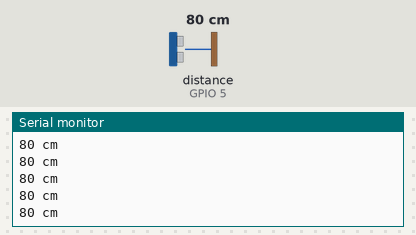
Simulated run of this sketch. Board: ESP32. On the bench: the last lines printed to the serial monitor. Wiring (inferred from the names in the program): ultrasonic range finder: trigger GPIO 4; echo GPIO 5. The test bench sets the inputs (shaded band); at power-on: distance to the obstacle (sensor on GPIO 5) 80 cm. The echo pulse lasts 58.3 µs per cm.

Above: at 1.2 s.
1.3 s: distance to the obstacle (sensor on GPIO 5) set to 250 cm
At 1.8 s:
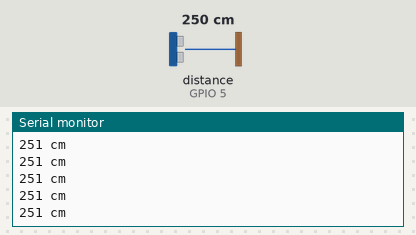
4.3 s: distance to the obstacle (sensor on GPIO 5) set to 2 cm
At 5.2 s:
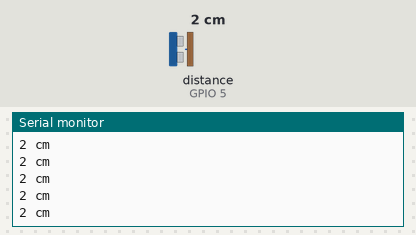
Timing chart, 0 to 7.3 s (numbered marks = the images above; inputs shaded):
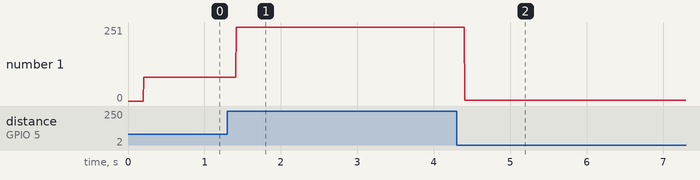

Measured:
- after the input at 1.3 s, the serial monitor: prints a new line after 0.12 s (image 1)
- after the input at 4.3 s, the serial monitor: prints a new line after 0.11 s (image 2)
- plotted number 1: 80 → 251 after the input at 1.3 s, 251 → 2 after the input at 4.3 s

The sketch:

ESP32_HC-SRF04.ino
```cpp
// ================================================================================
// Generic example on how to program a range finder sensor using interrupts.
// The trigger signal is delivered through a hw_timer interrupt.
// The duration of the echo signal is measured via an external interrupt on the echo signal pin.
//
// Author:  CCarreto
// Last revision:  20/06/2021
// ================================================================================

#define TRIGGER_PIN 4                                  // Trigger pin
#define ECHO_PIN 5                                     // Echo pin


hw_timer_t * timer = NULL;                             // The timer
//portMUX_TYPE timerMux = portMUX_INITIALIZER_UNLOCKED;

const int TIMER_INTERVAL = 50;                         // Timer interval (in uS)
const int MEASURING_INTERVAL = 200;                    // Measuring intervall (in mS)

// Numer of ticks to count corresponding to the measuring interval
const int TICK_TOTAL = MEASURING_INTERVAL * 1000 / TIMER_INTERVAL;

volatile int triggerTimeCounter;                       // Count down counter to trigger pulse time
volatile long echoStart = 0;                           // Start time of echo pulse
volatile long echoEnd = 0;                             // End time of echo pulse
volatile long echoDuration = 0;                        // Duration of echo pulse

void IRAM_ATTR onTimer() {
  static int state = 0;

  if (!(--triggerTimeCounter)) {                       // If timout
    triggerTimeCounter = TICK_TOTAL;                   // Initialize the counter
    state = 1;                                         // and change to state 1 to initiate the trigger pulse
  }

  switch (state)                                       // State machine to delivery the trigger pulse
  {
    case 0:                                            // Normal state does nothing (waites for timeout)
      break;

    case 1:                                            // Initiate the pulse
      digitalWrite(TRIGGER_PIN, HIGH);                 // Set the trigger output high
      state = 2;                                       // and set state to 2
      break;

    case 2:                                            // Complete the pulse
    default:
      digitalWrite(TRIGGER_PIN, LOW);                  // Set the trigger output low
      state = 0;                                       // and return to state 0
      break;
  }
}

void echoPulse() {
  switch (digitalRead(ECHO_PIN))                       // Test to see if the signal is high or low
  {
    case HIGH:                                         // If High then is the start of the echo pulse
      echoEnd = 0;                                     // Clear the end time
      echoStart = micros();                            // and save the start time
      break;

    case LOW:                                          // If low then is the end of the echo pulse
      echoEnd = micros();                              // Save the end time
      echoDuration = echoEnd - echoStart;              // and calculate the pulse duration
      break;
  }
}

void setup() {
  // Initialize serial
  Serial.begin(9600);

  // Setup pins
  pinMode(ECHO_PIN, INPUT);
  pinMode(TRIGGER_PIN, OUTPUT);

  //portENTER_CRITICAL(&timerMux);
  triggerTimeCounter = TICK_TOTAL;                    // Initialize timer counter
  //portEXIT_CRITICAL(&timerMux);

  // Setup timer
  timer = timerBegin(0, 80, true);                    // Initialize timer 0
  timerAttachInterrupt(timer, &onTimer, true);        // Attach interrupt to the timer service routine
  timerAlarmWrite(timer, TIMER_INTERVAL, true);       // Configure the timer
  timerAlarmEnable(timer);                            // Enable the timer

  // Setup external interrupt on the echo signal pin
  attachInterrupt(digitalPinToInterrupt(ECHO_PIN), echoPulse, CHANGE);
}

void loop() {

  // Print the distance
  Serial.println(String(echoDuration / 58) + " cm");
}
```
